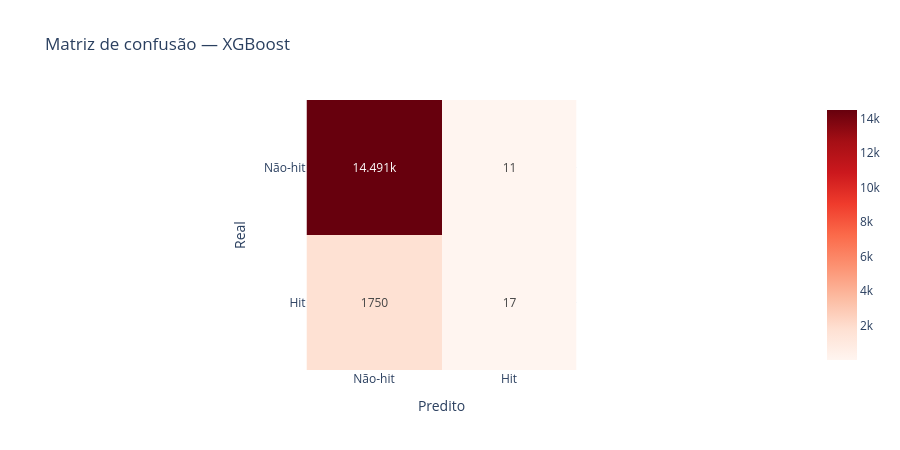

The notebook cell this image was saved under:
### Code cell
cm_xgb = confusion_matrix(y_test, y_pred_xgb)

fig = px.imshow(
    cm_xgb, text_auto=True,
    labels=dict(x="Predito", y="Real"),
    x=["Não-hit", "Hit"], y=["Não-hit", "Hit"],
    title="Matriz de confusão — XGBoost",
    color_continuous_scale="Reds",
)
fig.update_layout(height=450, template="plotly_white")
fig.show()

### Figure 1 — Plotly figure (JSON) as saved in the notebook; plotly's stock layout.template omitted (floating-point values rounded to 4 significant figures)
{"data": [{"coloraxis": "coloraxis", "hovertemplate": "Predito: %{x}<br>Real: %{y}<br>color: %{z}<extra></extra>", "name": "0", "texttemplate": "%{z}", "type": "heatmap", "x": ["Não-hit", "Hit"], "xaxis": "x", "y": ["Não-hit", "Hit"], "yaxis": "y", "z": [[14491, 11], [1750, 17]]}], "layout": {"coloraxis": {"colorscale": [[0, "rgb(255,245,240)"], [0.125, "rgb(254,224,210)"], [0.25, "rgb(252,187,161)"], [0.375, "rgb(252,146,114)"], [0.5, "rgb(251,106,74)"], [0.625, "rgb(239,59,44)"], [0.75, "rgb(203,24,29)"], [0.875, "rgb(165,15,21)"], [1, "rgb(103,0,13)"]]}, "height": 450, "title": {"text": "Matriz de confusão — XGBoost"}, "xaxis": {"anchor": "y", "constrain": "domain", "domain": [0, 1], "scaleanchor": "y", "title": {"text": "Predito"}}, "yaxis": {"anchor": "x", "autorange": "reversed", "constrain": "domain", "domain": [0, 1], "title": {"text": "Real"}}}}
